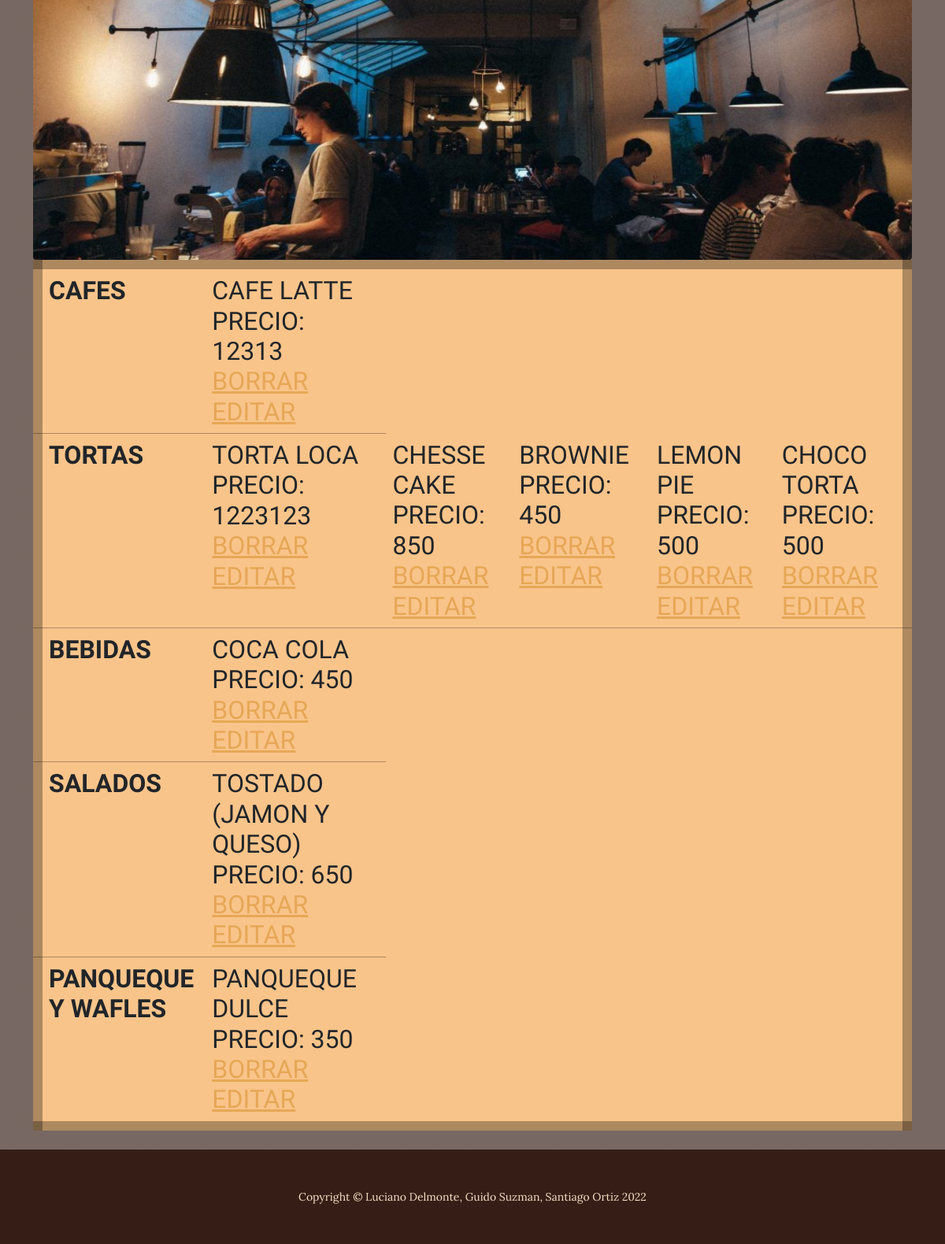
Before: /menu/ (signed in, lower part) with the older database file.
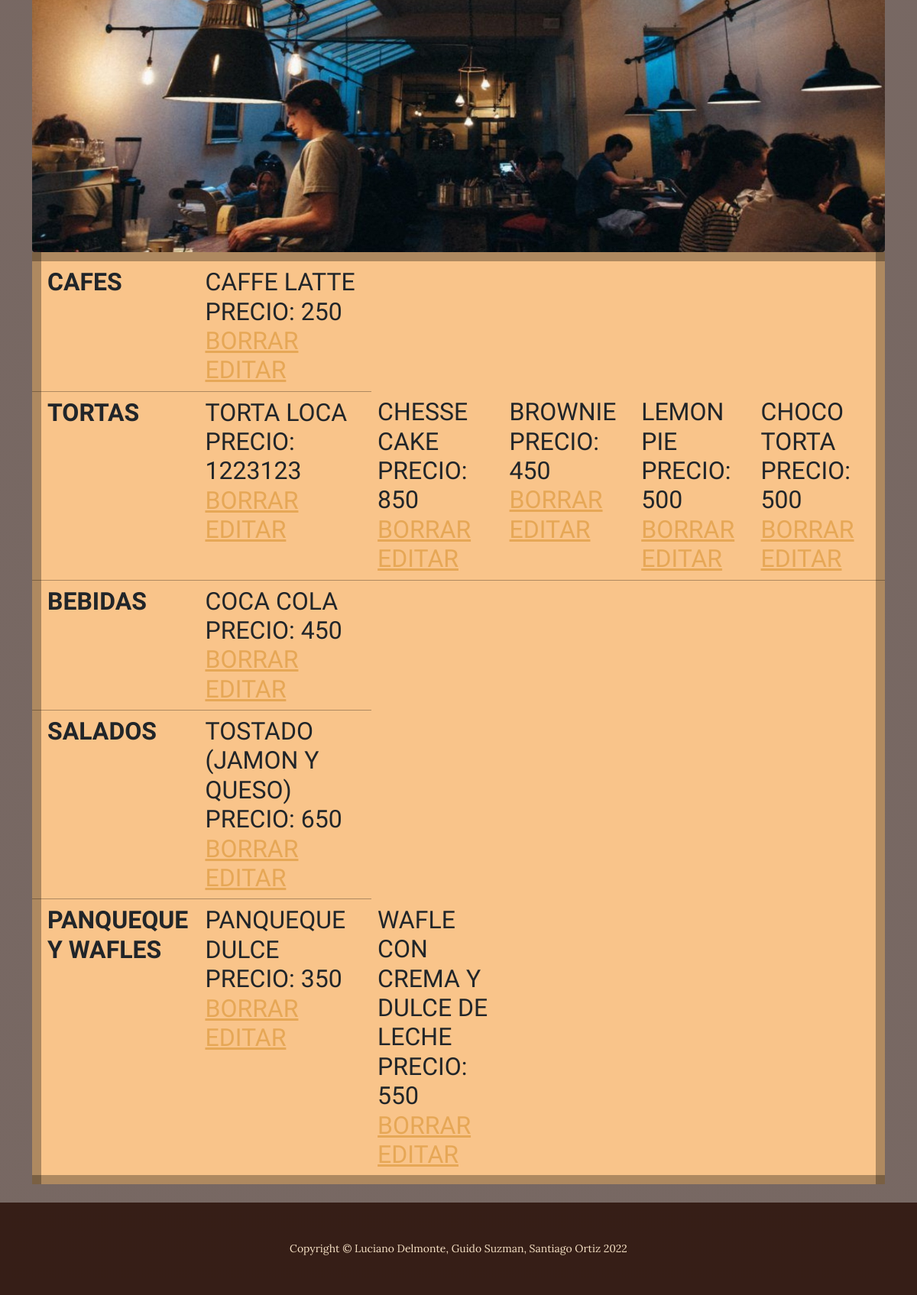
After: the same page with the newer database file.
### app_tienda/models.py (models this page shows)
class Cafe(models.Model):
    nombre_cafe =  models.CharField(max_length=50)
    precio = models.IntegerField()
    descripcion = models.CharField(max_length = 100)
    def __str__(self):
        return f"{self.nombre_cafe} Precio: {self.precio}"

class Torta(models.Model):
    nombre_torta = models.CharField(max_length = 50)
    precio = models.IntegerField()
    descripcion = models.CharField(max_length = 100)
    def __str__(self):
        return f"{self.nombre_torta} Precio: {self.precio} "

class Bebidas(models.Model):
    nombre_bebida = models.CharField(max_length = 100)
    precio = models.IntegerField()
    def __str__(self):
        return f"{self.nombre_bebida} Precio: {self.precio}"

class Salados(models.Model):
    nombre_salados = models.CharField(max_length=100)
    precio = models.IntegerField()
    def __str__(self):
        return f"{self.nombre_salados} Precio: {self.precio}"

class Panqueques_Wafles(models.Model):
    nombre_PW = models.CharField(max_length= 100)
    precio = models.IntegerField()
    def __str__(self):
        return f"{self.nombre_PW} Precio: {self.precio}"

### app_tienda/views.py (the view)
# urls.py: path("menu/", vista_menu_cafes, name= "app_tienda-menu"),
def vista_menu_cafes(request):
    cafes = Cafe.objects.all()
    tortas = Torta.objects.all()
    bebida = Bebidas.objects.all()
    salados = Salados.objects.all()
    pan_waf = Panqueques_Wafles.objects.all()
    contexto = {"cafes": cafes, "tortas": tortas, "bebida": bebida, "salados": salados, "pan_waf": pan_waf}
    return render(request, "app_tienda/menu.html", contexto)

### app_tienda/templates/app_tienda/menu.html
{% extends 'app_tienda/menutemplate.html' %}
{% block contenido %}
<table class="table" style="background: rgba(255, 128, 0, 0.3); border: 12px solid rgba(0, 0, 0, 0.3);">
    <tr>
        <th>cafes</th>
    {% for c in cafes %}
        <td>{{c}} <a class="" href="{% url 'app_tienda-borrar-menu' c.id %}">Borrar</a> <a  href="{% url 'app_tienda-editar-cafe' c.id %}">Editar</a></td>
    {% endfor %}
    </tr>
    <tr>
        <th>tortas</th>
    {% for t in tortas %}
        <td>{{t}} <a  href="{% url 'app_tienda-borrar-menu-torta' t.id %}">Borrar</a> <a  href="{% url 'app_tienda-editar-torta' t.id %}">Editar</a></td>
    {% endfor %}
    </tr>
    <tr>
        <th>bebidas</th>
    {% for b in bebida %}
        <td> {{b}} <a href="{% url 'app_tienda-borrar-menu-bebida' b.id %}">Borrar</a> <a  href="{% url 'app_tienda-editar-bebida' b.id %}">Editar</a></td>
    {% endfor %}
    </tr>
    <tr>
        <th>salados</th>
    {% for s in salados %}
        <td> {{s}} <a href="{% url 'app_tienda-borrar-menu-salados' s.id %}">Borrar</a> <a  href="{% url 'app_tienda-editar-salados' s.id %}">Editar</a> </td>
    {% endfor %}
    </tr>
    <tr>
        <th>Panqueque y wafles</th>
    {% for pw in pan_waf %}
        <td> {{pw}} <a href="{% url 'app_tienda-borrar-menu-pan_waf' pw.id %}">Borrar</a> <a  href="{% url 'app_tienda-editar-Panqueques y Waffles' pw.id %}">Editar</a> </td>
    {% endfor %}
    </tr>
</table>
{% endblock %}

Changed rows visible on the page:
changed Cafe: nombre_cafe+precio "CAFE LATTE PRECIO: 12313" → "CAFFE LATTE PRECIO: 250"
added Panqueques_Wafles: nombre_PW+precio "WAFLE CON CREMA Y DULCE DE LECHE PRECIO: 550"
